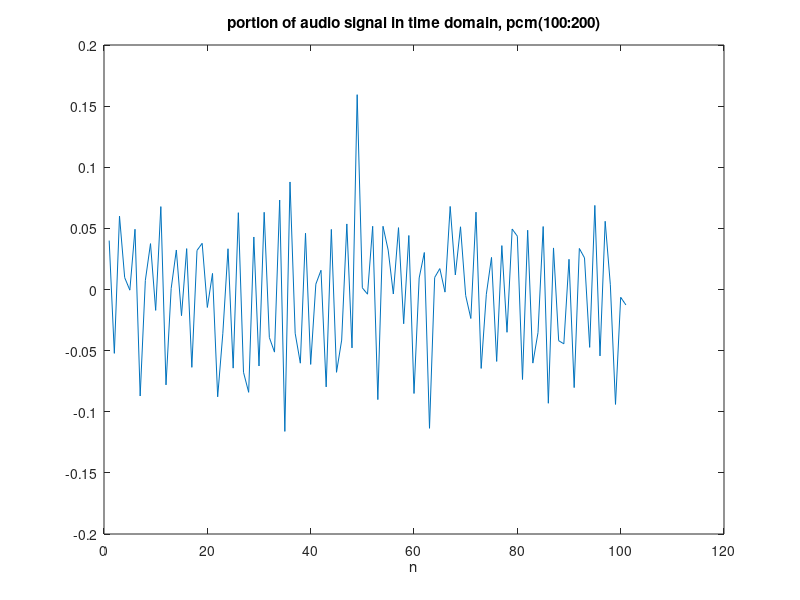

Write the MATLAB code that produced this figure. (Note: this script raises an error after producing the figure.)
% load the sound into workspace
pcm_struct = load('pcm.mat');
pcm = pcm_struct.pcm;

%sound(pcm)

% get window figure 7 and plot portion of the original audio signal
figure(7);
plot(pcm(100:200));
xlabel('n');
title('portion of audio signal in time domain, pcm(100:200)');

% do a 1024 length DTFT to the portion of original audio signal
M = 1024;
[pcm_X, pcm_w] = DTFT(pcm(100:1100), M);

% get window figure 8 and plot the DTFT of the audio signal
figure(8);
plot(pcm_w, abs(pcm_X));
xlabel('\omega (rad/sample)');
title('magnitude of the DTFT of the portion of the audio signal (100:1100), pcm_X, with M=1024');

% evaluation for the desired frequency by given specification
theta = 3146/8000 * 2 * pi;

%%%%%%%%%%%%%%%%%%%%%%%%%%
% Now do the filtering
% note that this function is leak of self paramters
% thus can only be run when the cutoff frequency theta
% is given
filtered_pcm = IIRfilter(pcm, theta, 0.995);
%%%%%%%%%%%%%%%%%%%%%%%%%%

% get window figure 9 and plot portion of the filtered signal
figure(9);
plot(filtered_pcm(100:200));
xlabel('n');
title('portion of filtered audio signal in time domain, filtered pcm(100:200)');

% do a 1024 length DTFT (with the same M) to the portion of filtered signal
[filtered_pcm_X, filtered_pcm_w] = DTFT(filtered_pcm(100:1100), M);

% get wimdow figure 10 and plot the DTFT of the portion of the filtered signal
figure(10);
plot(filtered_pcm_w, abs(filtered_pcm_X));
xlabel('\omega (rad/sample)');
title('magnitude of the DTFT of the portion of the filtered audio signal (100:1100), filtered pcm X, with M=1024');

% the plot below gets the portion of the DTFT
% and compare with the original one
figure(11);
range = (511 - ceil((theta + 0.02) / (pi) * 512)):(513 - floor(((theta - 0.02) / (pi) * 512)));
plot(pcm_w(range), abs(pcm_X(range)));
hold on;
plot(filtered_pcm_w(range), abs(filtered_pcm_X(range)));
legend('pcm X', 'filtered pcm X');
xlabel('\omega (rad/sample)');
title('magnitude of the DTFT of the portion of the filtered audio signal (\theta-0.02:\theta-0.02), (filtered) pcm X, with M=1024');

% sound(filtered_pcm)

%
% the code below gets the result when r =0.9999999
filtered_pcm_2 = IIRfilter(pcm, theta, 0.9999999);

% get wimdow figure 13 and plot the portion of the filtered signal
figure(13);
plot(filtered_pcm_2(100:200));
xlabel('n');
title('portion of filtered audio signal in time domain, filtered pcm 2(100:200)');

% do a 1024 length DTFT to portion of original audio signal
[filtered_pcm_2_X, filtered_pcm_2_w] = DTFT(filtered_pcm_2(100:1100), M);

% get wimdow figure 14 and plot the DTFT of the portion of the filtered signal
figure(14);
plot(filtered_pcm_2_w, abs(filtered_pcm_2_X));
xlabel('\omega (rad/sample)');
title('magnitude of the DTFT of the portion of the filtered audio signal (100:1100), filtered pcm 2 X, with M=1024');

% sound(filtered_pcm_2)

% because it gets all maginitude too small!
